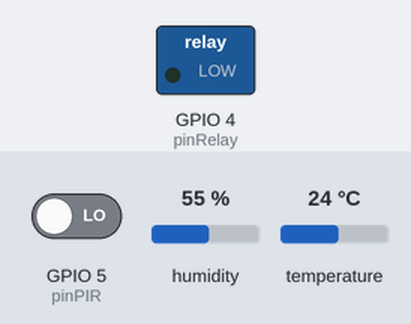
The sketch below on a simulated ESP8266 (NodeMCU). Shown: switched loads named in the sketch (green lamp = pin HIGH). Inputs (shaded band) come from the test bench; at power-on: GPIO 5 (pinPIR) LOW, humidity 55 %, temperature 24 °C. WiFi joins after 1.5 s; servers stay silent unless stated; no MQTT or app messages arrive unless stated.

Above: at 2.7 s.
2.8 s: GPIO 5 (pinPIR) driven HIGH
At 3.3 s:
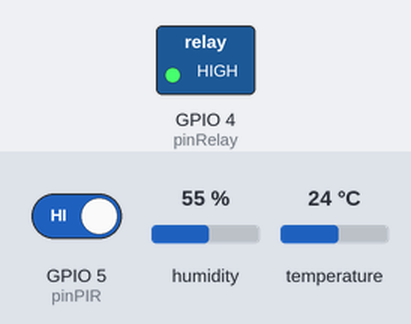
Timing chart, 0 to 5.8 s (numbered marks = the images above; inputs shaded):
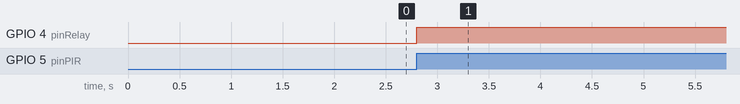

The sketch:

fonte_agua.ino
```cpp
#include <ESP8266WiFi.h>
#include <PubSubClient.h>
#include <DHT.h>

// --- Configurações de WiFi e MQTT ---
const char* ssid = "SSID";
const char* password = "pass";
const char* mqtt_server = "IP";
const char* topicPIR = "home/pir1";
const char* topicTemp = "home/temp/2";
const char* topicHum = "home/hum/2";

// --- Pinos ---
const int pinPIR = 5;    // D1
const int pinRelay = 4;  // D2
const int pinDHT = 2;    // D4 no NodeMCU é o GPIO2

// --- Variáveis de Controlo ---
unsigned long lastMovementTime = 0;
unsigned long lastDHTRead = 0;
unsigned long lastRestartCheck = 0;

const long intervalPIR = 120000; // 2 minutos para a fonte
const long intervalDHT = 5000;   // 5 segundos para sensores
const long restartInterval = 10800000; // Restart a cada 3 horas (3 * 3600 * 1000)

bool fonteLigada = false;

DHT dht(pinDHT, DHT11);
WiFiClient espClient;
PubSubClient client(espClient);

void setup_wifi() {
  WiFi.begin(ssid, password);
  while (WiFi.status() != WL_CONNECTED) { delay(500); }
}

void reconnect() {
  while (!client.connected()) {
    if (client.connect("ESP8266_Fonte_Pet")) {
      client.publish("home/status", "online");
    } else { delay(5000); }
  }
}

void setup() {
  pinMode(pinPIR, INPUT);
  pinMode(pinRelay, OUTPUT);
  digitalWrite(pinRelay, LOW);

  dht.begin();
  setup_wifi();
  client.setServer(mqtt_server, 1883);
}

void loop() {
  if (!client.connected()) reconnect();
  client.loop();

  unsigned long currentMillis = millis();

  // --- Lógica do PIR ---
  int movimento = digitalRead(pinPIR);
  if (movimento == HIGH) {
    if (!fonteLigada) {
      digitalWrite(pinRelay, HIGH);
      client.publish(topicPIR, "1");
      fonteLigada = true;
    }
    lastMovementTime = currentMillis;
  }

  if (fonteLigada && (currentMillis - lastMovementTime >= intervalPIR)) {
    digitalWrite(pinRelay, LOW);
    client.publish(topicPIR, "0");
    fonteLigada = false;
  }

  // --- Lógica do DHT11 (a cada 5s) ---
  if (currentMillis - lastDHTRead >= intervalDHT) {
    lastDHTRead = currentMillis;
    float h = dht.readHumidity();
    float t = dht.readTemperature();

    if (!isnan(h) && !isnan(t)) {
      client.publish(topicTemp, String(t).c_str());
      client.publish(topicHum, String(h).c_str());
    }
  }

  // --- Restart Automático (a cada 3 horas) ---
  if (currentMillis >= restartInterval) {
    client.publish("home/status", "restarting");
    delay(1000);
    ESP.restart();
  }
}
```

Measured:
- after the input at 2.8 s, GPIO 4 (pinRelay): LOW → HIGH at once
